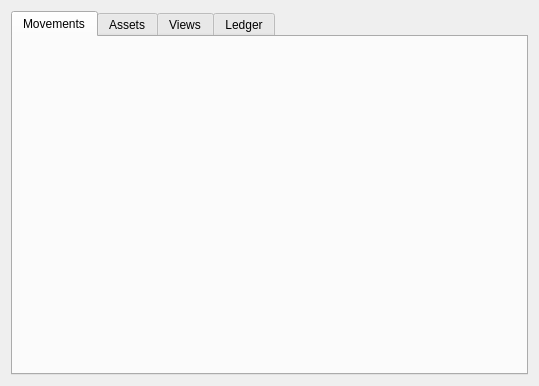
<?xml version="1.0" encoding="UTF-8"?>
<ui version="4.0">
 <class>AccountManagerWidget</class>
 <widget class="QWidget" name="AccountManagerWidget">
  <property name="geometry">
   <rect>
    <x>0</x>
    <y>0</y>
    <width>539</width>
    <height>386</height>
   </rect>
  </property>
  <property name="windowTitle">
   <string>Account Manager</string>
  </property>
  <layout class="QGridLayout" name="gridLayout">
   <item row="0" column="0">
    <widget class="QTabWidget" name="tabWidget">
     <property name="sizePolicy">
      <sizepolicy hsizetype="Expanding" vsizetype="Expanding">
       <horstretch>0</horstretch>
       <verstretch>0</verstretch>
      </sizepolicy>
     </property>
     <property name="currentIndex">
      <number>0</number>
     </property>
     <widget class="QWidget" name="movementTab">
      <attribute name="title">
       <string>Movements</string>
      </attribute>
     </widget>
     <widget class="QWidget" name="assetTab">
      <attribute name="title">
       <string>Assets</string>
      </attribute>
     </widget>
     <widget class="QWidget" name="viewsTab">
      <attribute name="title">
       <string>Views</string>
      </attribute>
     </widget>
     <widget class="QWidget" name="ledgerTab">
      <attribute name="title">
       <string>Ledger</string>
      </attribute>
     </widget>
    </widget>
   </item>
  </layout>
 </widget>
 <resources/>
 <connections/>
</ui>
